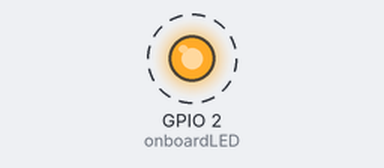
Recording of a sketch running on a simulated ESP32. Parts: output pins drawn as LEDs (lit = HIGH). Dashed ring = blinking. What the sketch prints to the serial monitor is not drawn.

Above: at 0.5 s.
Timing chart, 0 to 4.6 s (numbered marks = the images above):
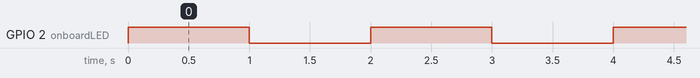

Measured:
- by itself, GPIO 2 (onboardLED): alternates HIGH for 1.0 s and LOW for 1.0 s

The sketch:

esp32-led-blink.ino
```cpp
// Most ESP32 boards have an onboard blue LED on GPIO 2.
const int onboardLED = 2;

void setup() {
  pinMode(onboardLED, OUTPUT);
  Serial.begin(115200);
  Serial.println("ESP32 is alive and booting!");
}

void loop() {
  digitalWrite(onboardLED, HIGH);
  Serial.println("LED ON");
  delay(1000);

  digitalWrite(onboardLED, LOW);
  Serial.println("LED OFF");
  delay(1000);
}
```
